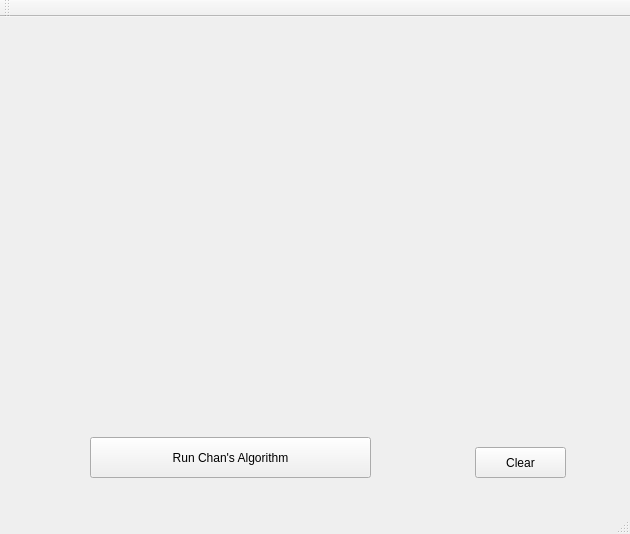
<?xml version="1.0" encoding="UTF-8"?>
<ui version="4.0">
 <class>MainWindow</class>
 <widget class="QMainWindow" name="MainWindow">
  <property name="geometry">
   <rect>
    <x>0</x>
    <y>0</y>
    <width>630</width>
    <height>534</height>
   </rect>
  </property>
  <property name="windowTitle">
   <string>MainWindow</string>
  </property>
  <widget class="QWidget" name="centralWidget">
   <widget class="QCustomPlot" name="plot" native="true">
    <property name="geometry">
     <rect>
      <x>20</x>
      <y>10</y>
      <width>591</width>
      <height>391</height>
     </rect>
    </property>
   </widget>
   <widget class="QPushButton" name="btn_clear">
    <property name="geometry">
     <rect>
      <x>475</x>
      <y>430</y>
      <width>91</width>
      <height>31</height>
     </rect>
    </property>
    <property name="text">
     <string>Clear</string>
    </property>
   </widget>
   <widget class="QPushButton" name="btn_ChansAlgo">
    <property name="geometry">
     <rect>
      <x>90</x>
      <y>420</y>
      <width>281</width>
      <height>41</height>
     </rect>
    </property>
    <property name="text">
     <string>Run Chan's Algorithm</string>
    </property>
   </widget>
  </widget>
  <widget class="QMenuBar" name="menuBar">
   <property name="geometry">
    <rect>
     <x>0</x>
     <y>0</y>
     <width>630</width>
     <height>23</height>
    </rect>
   </property>
  </widget>
  <widget class="QToolBar" name="mainToolBar">
   <attribute name="toolBarArea">
    <enum>TopToolBarArea</enum>
   </attribute>
   <attribute name="toolBarBreak">
    <bool>false</bool>
   </attribute>
  </widget>
  <widget class="QStatusBar" name="statusBar"/>
 </widget>
 <layoutdefault spacing="6" margin="11"/>
 <customwidgets>
  <customwidget>
   <class>QCustomPlot</class>
   <extends>QWidget</extends>
   <header>qcustomplot.h</header>
   <container>1</container>
  </customwidget>
 </customwidgets>
 <resources/>
 <connections/>
</ui>
